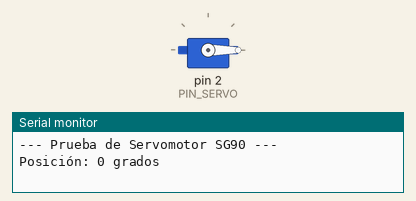
Recording of a sketch running on a simulated Arduino Uno, built with avr-gcc and run on an emulated ATmega328P. Parts: servo, the last lines printed to the serial monitor.

Above: at 1.05 s.
At 3.0 s:
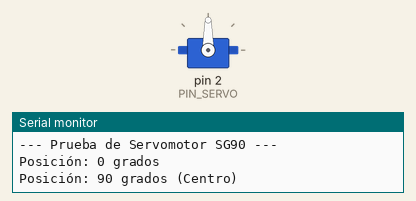
At 4.45 s:
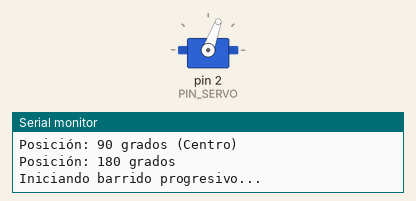
At 6.1 s:
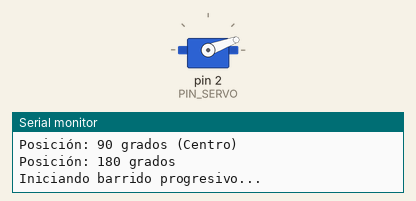
Timing chart, 0 to 9.1 s (numbered marks = the images above):
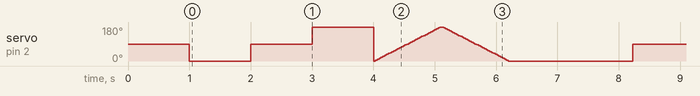

The sketch:

prueba_servomotor.ino
```cpp
#include <Servo.h>

const int PIN_SERVO = 2;
Servo servoPrueba;

void setup() {
  Serial.begin(9600);
  servoPrueba.attach(PIN_SERVO);
  servoPrueba.write(90); // Posición inicial en el centro
  delay(1000);
  Serial.println("--- Prueba de Servomotor SG90 ---");
}

void loop() {
  Serial.println("Posición: 0 grados");
  servoPrueba.write(0);
  delay(1000);

  Serial.println("Posición: 90 grados (Centro)");
  servoPrueba.write(90);
  delay(1000);

  Serial.println("Posición: 180 grados");
  servoPrueba.write(180);
  delay(1000);

  // Barrido suave para evaluar caídas de corriente
  Serial.println("Iniciando barrido progresivo...");
  for (int pos = 0; pos <= 180; pos += 5) {
    servoPrueba.write(pos);
    delay(30);
  }
  for (int pos = 180; pos >= 0; pos -= 5) {
    servoPrueba.write(pos);
    delay(30);
  }
  delay(1000);
}
```

Measured:
- by itself, servo on pin 2 (PIN_SERVO): moves between 0° and 180°, repeating every 6.2 s
